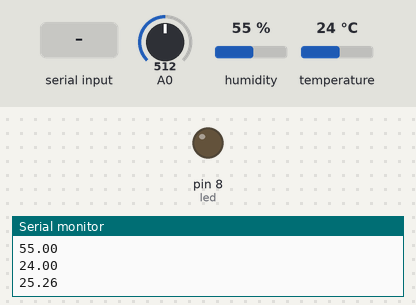
This sketch was run on a simulated Arduino Uno, built with avr-gcc and run on an emulated ATmega328P. Shown: output pins drawn as LEDs (lit = HIGH), the last lines printed to the serial monitor. The test bench sets the inputs (shaded band); at power-on: A0 = 512, humidity 55 %, temperature 24 °C.

Above: at 2.0 s.
2.1 s: "1\n" received over Serial
At 3.8 s:
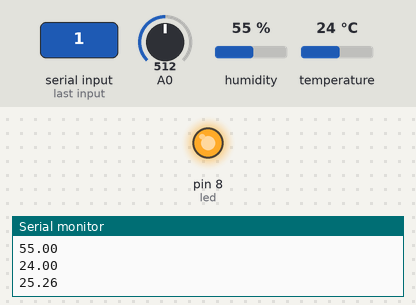
Timing chart, 0 to 5.5 s (numbered marks = the images above; inputs shaded):
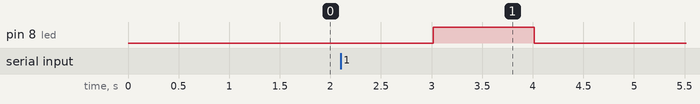

The sketch:

DHTtester.ino
```cpp
int val = 0;
int led = 8;

#include "DHT.h"
#define DHTPIN 2     // what digital pin we're connected to
#define DHTTYPE DHT22   // DHT 22  (AM2302), AM2321
DHT dht(DHTPIN, DHTTYPE);


void setup() {
  Serial.begin(9600);
  pinMode(led, OUTPUT);
  dht.begin();
}

void loop() {
  // Wait a few seconds between measurements.
  delay(1000);
 float Tthermis = 0;
 float tensionthermis = 0;
 float lecturethermis =0;
 float T=0;
 float Rthermis = 10000;


  // Reading temperature or humidity takes about 250 milliseconds!
  // Sensor readings may also be up to 2 seconds 'old' (its a very slow sensor)
  float h = dht.readHumidity();
  // Read temperature as Celsius (the default)
  float t = dht.readTemperature();
  // Read temperature as Fahrenheit (isFahrenheit = true)
  float f = dht.readTemperature(true);

  // Compute heat index in Fahrenheit (the default)
  float hif = dht.computeHeatIndex(f, h);
  // Compute heat index in Celsius (isFahreheit = false)
  float hic = dht.computeHeatIndex(t, h, false);

//lecture de la tension
  lecturethermis = analogRead(A0);

  tensionthermis = 5.00- ((lecturethermis * 5.00)/1023.00);

  //Calcul resistance

  Tthermis = (1/(1.258935919*pow(10, -3) + 2.144918397*pow(10, -4)*log(Rthermis) + 1.513438730*pow(10, -7)*pow(log(Rthermis), 3)))-273,15;
  Serial.println(h);
  Serial.println(t);
  Serial.println(Tthermis);
}


void serialEvent() // To check if there is any data on the Serial line
{
    while (Serial.available())
    {
      val = Serial.parseInt();
      if(val == 1)   //Switch on the LED, if the received value is 1.
      {
        digitalWrite(led, HIGH);
      }
      else if(val == 0) //Switch off the LED, if the received value is 1.
      {
        digitalWrite(led, LOW);
      }
    }

    //Serial.println("Succesfully received.");
 }
```

Measured:
- after the input at 2.1 s, pin 8 (led): LOW → HIGH after 0.92 s, → LOW 1.0 s later
